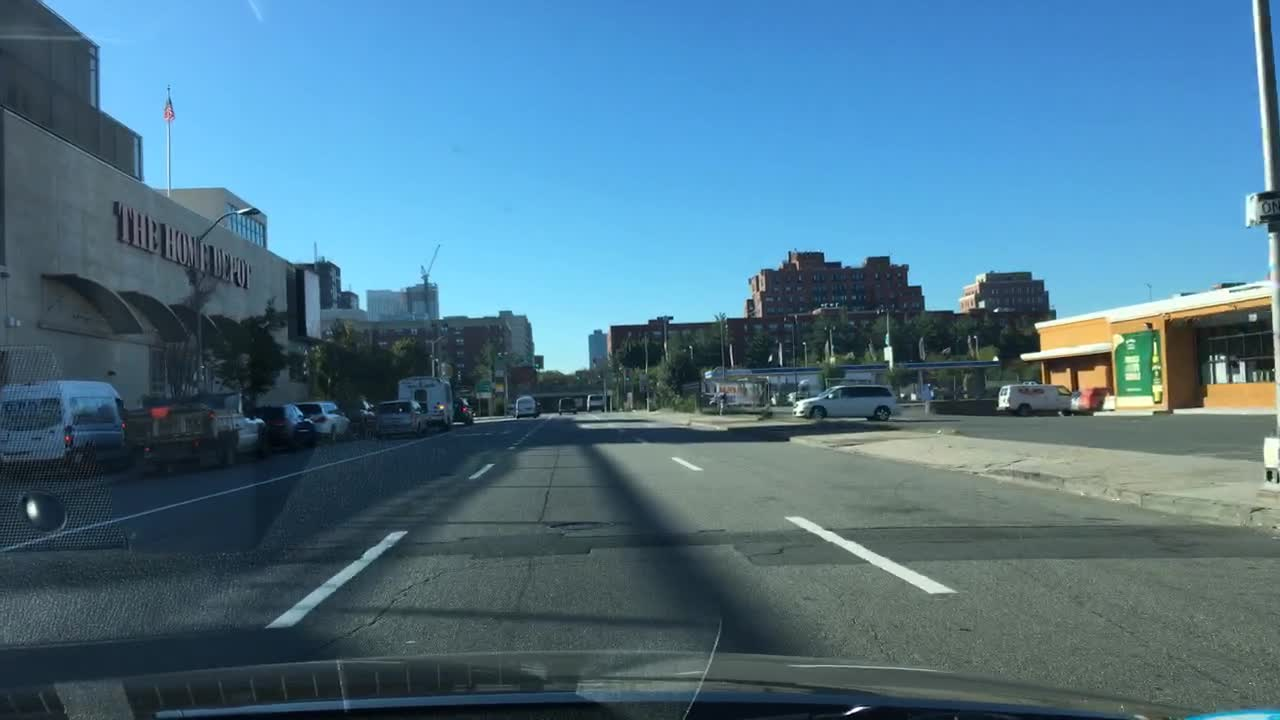
#> input picture dataset/images/adverse/adverse_01.jpg, 1280 x 720 px; its folder holds only this picture in this run
$ python generate_preprocessing_assets.py
#> lines starting #> are read from the running program, lines starting #| are printed output that depends on the picture; after the words box and inside, x2 and y2 are one past the last pixel; in counts of white or black regions, pixels touching at a corner belong together
### preprocessing.py
"""Tien xu ly anh dau vao cho pipeline phat hien bien duong.

Day la bien the de xuat cua pipeline Belhadri et al. (2026): thay buoc chuyen
thang sang grayscale bang RGB -> HSV -> loc mau vach trang/vang. Module chi
phu thuoc NumPy va Pillow de co the chay ca tren may local va Google Colab.
Anh dau ra ``canny_input`` la anh xam uint8 da loc mau va lam mo Gaussian.
Module dung tai day va khong thuc hien Canny, ROI hay Hough.
"""

from __future__ import annotations

import argparse
import json
from dataclasses import asdict, dataclass
from pathlib import Path
from typing import Iterable

import numpy as np
from PIL import Image, ImageFilter, ImageOps


SUPPORTED_EXTENSIONS = {".jpg", ".jpeg", ".png", ".bmp", ".webp"}


@dataclass(frozen=True)
class PreprocessConfig:
    """Cau hinh mac dinh da dong bo voi quy uoc HSV cua OpenCV."""

    target_width: int = 960
    target_height: int = 540
    white_saturation_max: int = 80
    white_value_min: int = 170
    yellow_hue_min: int = 15
    yellow_hue_max: int = 40
    yellow_saturation_min: int = 70
    yellow_value_min: int = 90
    gaussian_radius: float = 1.2

    def __post_init__(self) -> None:
        if self.target_width <= 0 or self.target_height <= 0:
            raise ValueError("Kich thuoc dau ra phai lon hon 0")
        if not 0 <= self.white_saturation_max <= 255:
            raise ValueError("white_saturation_max phai nam trong [0, 255]")
        if not 0 <= self.white_value_min <= 255:
            raise ValueError("white_value_min phai nam trong [0, 255]")
        if not 0 <= self.yellow_hue_min <= self.yellow_hue_max <= 179:
            raise ValueError("Nguong H mau vang phai nam trong [0, 179]")
        if not 0 <= self.yellow_saturation_min <= 255:
            raise ValueError("yellow_saturation_min phai nam trong [0, 255]")
        if not 0 <= self.yellow_value_min <= 255:
            raise ValueError("yellow_value_min phai nam trong [0, 255]")
        if self.gaussian_radius < 0:
            raise ValueError("gaussian_radius khong duoc am")


@dataclass(frozen=True)
class PreprocessResult:
    resized_rgb: np.ndarray
    hsv: np.ndarray
    color_mask: np.ndarray
    color_filtered_rgb: np.ndarray
    gaussian_rgb: np.ndarray
    canny_input: np.ndarray


def _validate_rgb(rgb: np.ndarray) -> np.ndarray:
    array = np.asarray(rgb)
    if array.ndim != 3 or array.shape[2] != 3:
        raise ValueError("Anh dau vao phai co dang H x W x 3")
    if array.dtype != np.uint8:
        if np.issubdtype(array.dtype, np.floating) and array.size:
            if float(array.min()) >= 0.0 and float(array.max()) <= 1.0:
                array = np.rint(array * 255.0)
        array = np.clip(array, 0, 255).astype(np.uint8)
    return array


def resize_rgb(rgb: np.ndarray, width: int, height: int) -> np.ndarray:
    """Resize ve kich thuoc co dinh bang Lanczos."""

    image = Image.fromarray(_validate_rgb(rgb), mode="RGB")
    return np.asarray(image.resize((width, height), Image.Resampling.LANCZOS))


def rgb_to_hsv_opencv(rgb: np.ndarray) -> np.ndarray:
    """Chuyen RGB sang HSV voi H in [0,179], S,V in [0,255]."""

    source = _validate_rgb(rgb).astype(np.float32) / 255.0
    red, green, blue = source[..., 0], source[..., 1], source[..., 2]
    maximum = source.max(axis=2)
    minimum = source.min(axis=2)
    delta = maximum - minimum

    hue_degrees = np.zeros_like(maximum)
    non_gray = delta > 1e-7
    red_max = non_gray & (maximum == red)
    green_max = non_gray & (maximum == green)
    blue_max = non_gray & (maximum == blue)
    hue_degrees[red_max] = (60.0 * ((green[red_max] - blue[red_max]) / delta[red_max])) % 360.0
    hue_degrees[green_max] = 60.0 * ((blue[green_max] - red[green_max]) / delta[green_max] + 2.0)
    hue_degrees[blue_max] = 60.0 * ((red[blue_max] - green[blue_max]) / delta[blue_max] + 4.0)

    saturation = np.zeros_like(maximum)
    non_black = maximum > 1e-7
    saturation[non_black] = delta[non_black] / maximum[non_black]

    hue = np.clip(np.rint(hue_degrees / 2.0), 0, 179).astype(np.uint8)
    sat = np.clip(np.rint(saturation * 255.0), 0, 255).astype(np.uint8)
    value = np.clip(np.rint(maximum * 255.0), 0, 255).astype(np.uint8)
    return np.stack((hue, sat, value), axis=2)


def lane_marking_mask(
    hsv: np.ndarray,
    white_saturation_max: int = 80,
    white_value_min: int = 170,
    yellow_hue_min: int = 15,
    yellow_hue_max: int = 40,
    yellow_saturation_min: int = 70,
    yellow_value_min: int = 90,
) -> np.ndarray:
    """Tao mat na ket hop vach trang va vach vang trong khong gian HSV."""

    array = np.asarray(hsv)
    if array.ndim != 3 or array.shape[2] != 3:
        raise ValueError("Anh HSV phai co dang H x W x 3")
    hue = array[..., 0]
    saturation = array[..., 1]
    value = array[..., 2]
    white = (saturation <= white_saturation_max) & (value >= white_value_min)
    yellow = (
        (hue >= yellow_hue_min)
        & (hue <= yellow_hue_max)
        & (saturation >= yellow_saturation_min)
        & (value >= yellow_value_min)
    )
    selected = white | yellow
    return np.where(selected, 255, 0).astype(np.uint8)


def apply_binary_mask(rgb: np.ndarray, mask: np.ndarray) -> np.ndarray:
    source = _validate_rgb(rgb)
    if mask.shape != source.shape[:2]:
        raise ValueError("Mask va anh phai cung kich thuoc")
    return np.where(mask[..., None] > 0, source, 0).astype(np.uint8)


def gaussian_blur_rgb(rgb: np.ndarray, radius: float) -> np.ndarray:
    image = Image.fromarray(_validate_rgb(rgb), mode="RGB")
    return np.asarray(image.filter(ImageFilter.GaussianBlur(radius=radius)))


def rgb_to_gray(rgb: np.ndarray) -> np.ndarray:
    source = _validate_rgb(rgb).astype(np.float32)
    gray = 0.299 * source[..., 0] + 0.587 * source[..., 1] + 0.114 * source[..., 2]
    return np.clip(np.rint(gray), 0, 255).astype(np.uint8)


def preprocess_rgb(rgb: np.ndarray, config: PreprocessConfig | None = None) -> PreprocessResult:
    """Chay toan bo tien xu ly va tra ve cac buoc trung gian."""

    cfg = config or PreprocessConfig()
    resized = resize_rgb(rgb, cfg.target_width, cfg.target_height)
    hsv = rgb_to_hsv_opencv(resized)
    color_mask = lane_marking_mask(
        hsv,
        cfg.white_saturation_max,
        cfg.white_value_min,
        cfg.yellow_hue_min,
        cfg.yellow_hue_max,
        cfg.yellow_saturation_min,
        cfg.yellow_value_min,
    )
    filtered = apply_binary_mask(resized, color_mask)
    gaussian = gaussian_blur_rgb(filtered, cfg.gaussian_radius)
    canny_input = rgb_to_gray(gaussian)
    return PreprocessResult(resized, hsv, color_mask, filtered, gaussian, canny_input)


# [8 lines left out: function iter_image_files, not called in this run]


def _save_array(path: Path, array: np.ndarray) -> None:
    path.parent.mkdir(parents=True, exist_ok=True)
    Image.fromarray(array).save(path)


# [83 lines left out: functions process_dataset, _build_parser, main, not called in this run]


# [2 lines that do not run on import are left out]

### scripts/generate_preprocessing_assets.py
"""Sinh hinh minh hoa va thong ke cho bao cao Phan 2."""

from __future__ import annotations

import csv
import json
import sys
from dataclasses import asdict
from pathlib import Path

import numpy as np
from PIL import Image, ImageDraw, ImageFont

ROOT = Path(__file__).resolve().parents[1]
sys.path.insert(0, str(ROOT))

from preprocessing import PreprocessConfig, preprocess_rgb, rgb_to_gray


DATASET = ROOT / "dataset"
OUTPUT = ROOT / "outputs" / "preprocessing_figures"
SAMPLES = [
    ("normal", "normal_12", "Normal"),
    ("curved", "curved_09", "Curved"),
    ("adverse", "adverse_03", "Adverse"),
]
CONFIG = PreprocessConfig()


# [50 lines left out: functions load_font, to_rgb, hsv_visualization, make_grid, not called in this run]


def high_frequency_energy(gray: np.ndarray) -> float:
    source = gray.astype(np.float32)
    horizontal = np.abs(np.diff(source, axis=1)).mean()
    vertical = np.abs(np.diff(source, axis=0)).mean()
    return float((horizontal + vertical) / 2.0)


def split_lane_masks(hsv: np.ndarray) -> tuple[np.ndarray, np.ndarray]:
    hue, saturation, value = hsv[..., 0], hsv[..., 1], hsv[..., 2]
    white = (saturation <= CONFIG.white_saturation_max) & (value >= CONFIG.white_value_min)
    yellow = (
        (hue >= CONFIG.yellow_hue_min)
        & (hue <= CONFIG.yellow_hue_max)
        & (saturation >= CONFIG.yellow_saturation_min)
        & (value >= CONFIG.yellow_value_min)
    )
    return white, yellow


def evaluate_mask(hsv: np.ndarray, color_mask: np.ndarray) -> dict[str, float]:
    white, yellow = split_lane_masks(hsv)
    return {
        "retained_pixel_ratio": float((color_mask > 0).mean()),
        "white_pixel_ratio": float(white.mean()),
        "yellow_pixel_ratio": float(yellow.mean()),
    }


# [4 lines left out: function load_sample, not called in this run]


def build_figures(sample_results: list[tuple[str, str, str, np.ndarray, np.ndarray, object]]) -> None:
    group, stem, label, original, _, result = sample_results[0]
    figure_one_panels = [
        (to_rgb(original), "A  Ảnh gốc 1280 x 720"),
        (to_rgb(result.resized_rgb), "B  Resize 960 x 540"),
        (to_rgb(hsv_visualization(result.hsv)), "C  Biểu diễn ảnh trong HSV"),
        (to_rgb(result.color_mask), "D  Mặt nạ vạch trắng và vàng"),
        (to_rgb(result.color_filtered_rgb), "E  Ảnh sau lọc màu vạch làn"),
        (to_rgb(result.canny_input), "F  Gaussian và grayscale cho Canny"),
    ]
    make_grid(
        figure_one_panels,
        columns=3,
        panel_size=(640, 360),
        title=f"Quy trình tiền xử lý đề xuất trên mẫu {stem}",
    ).save(OUTPUT / "figure_1_pipeline_normal_12.png", quality=95)

    before_after = []
    gaussian_compare = []
    for group, stem, label, original, _, result in sample_results:
        before_after.extend(
            [
                (to_rgb(original), f"{label}  Trước lọc màu"),
                (to_rgb(result.color_filtered_rgb), f"{label}  Sau lọc màu"),
            ]
        )
        gaussian_compare.extend(
            [
                (to_rgb(result.color_filtered_rgb), f"{label}  Trước Gaussian"),
                (to_rgb(result.gaussian_rgb), f"{label}  Sau Gaussian"),
            ]
        )
    make_grid(
        before_after,
        columns=2,
        panel_size=(720, 405),
        title="So sánh trước và sau lọc màu vạch làn trên ba điều kiện",
    ).save(OUTPUT / "figure_2_before_after_color_filter.png", quality=95)
    make_grid(
        gaussian_compare,
        columns=2,
        panel_size=(720, 405),
        title="So sánh trước và sau làm mờ Gaussian",
    ).save(OUTPUT / "figure_3_before_after_gaussian.png", quality=95)

    hsv_result = sample_results[0][-1]
    white, yellow = split_lane_masks(hsv_result.hsv)
    hsv_panels = [
        (to_rgb(np.rint(hsv_result.hsv[..., 0].astype(np.float32) * 255.0 / 179.0).astype(np.uint8)), "A  Kênh H sắc độ"),
        (to_rgb(hsv_result.hsv[..., 1]), "B  Kênh S độ bão hòa"),
        (to_rgb(hsv_result.hsv[..., 2]), "C  Kênh V độ sáng"),
        (to_rgb(np.where(white, 255, 0).astype(np.uint8)), "D  Mặt nạ vạch trắng"),
        (to_rgb(np.where(yellow, 255, 0).astype(np.uint8)), "E  Mặt nạ vạch vàng"),
        (to_rgb(hsv_result.color_mask), "F  Mặt nạ kết hợp"),
    ]
    make_grid(
        hsv_panels,
        columns=3,
        panel_size=(640, 360),
        title="Các kênh HSV và mặt nạ màu trên mẫu normal_12",
    ).save(OUTPUT / "figure_4_hsv_channels_and_masks.png", quality=95)


def main() -> None:
    OUTPUT.mkdir(parents=True, exist_ok=True)
    sample_results = []
    rows = []
    group_values: dict[str, list[dict[str, float]]] = {"normal": [], "curved": [], "adverse": []}

    for group_dir in sorted((DATASET / "images").iterdir()):
        if not group_dir.is_dir() or group_dir.name not in group_values:
            continue
        for image_path in sorted(group_dir.glob("*.jpg")):
            stem = image_path.stem
            with Image.open(image_path) as image:
#> image is the input picture: PIL image 1280x720 RGB; mean R, G, B 78.1, 117, 138.1
                rgb = np.asarray(image.convert("RGB"))
            result = preprocess_rgb(rgb, CONFIG)
#> in rgb_to_hsv_opencv, `delta = maximum - minimum`:
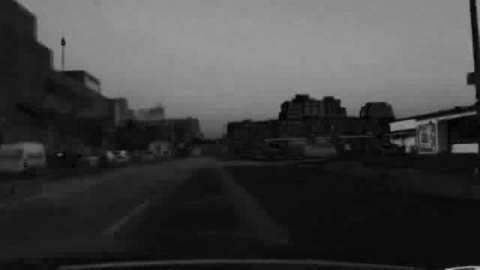
#> delta: shape (540, 960) float32 (shown at 1/2 size); min 0, max 0.737, mean 0.254
#> in rgb_to_hsv_opencv, `non_gray = delta > 1e-7`:
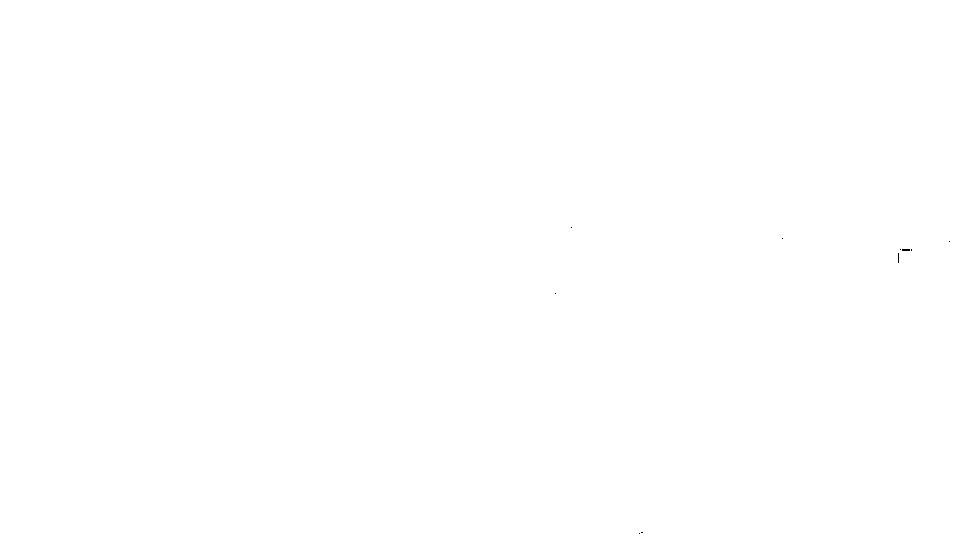
#> non_gray: shape (540, 960) bool; 100% white; black in thin lines or dots, all inside (x1, y1, x2, y2) = (555, 227, 950, 534)
#> in rgb_to_hsv_opencv, `hue_degrees[blue_max] = 60.0 * ((red[blue_max] - green[blue_max]) / de..`:
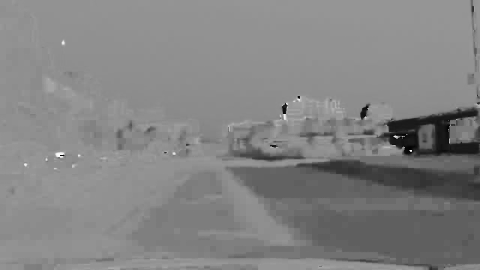
#> hue_degrees: shape (540, 960) float32 (shown at 1/2 size); min 0, max 359.2, mean 185.1; drawn with min black and max white
#> in rgb_to_hsv_opencv, `saturation[non_black] = delta[non_black] / maximum[non_black]`:
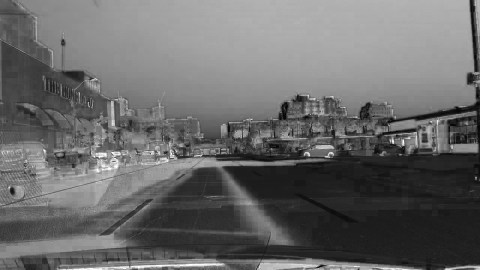
#> saturation: shape (540, 960) float32 (shown at 1/2 size); min 0, max 1, mean 0.414
#> in rgb_to_hsv_opencv, `hue = np.clip(np.rint(hue_degrees / 2.0), 0, 179).astype(np.uint8)`:
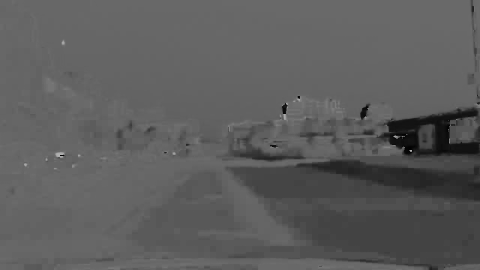
#> hue: shape (540, 960) (shown at 1/2 size); min 0, max 179, mean 92.5
#> in rgb_to_hsv_opencv, `return np.stack((hue, sat, value), axis=2)`:
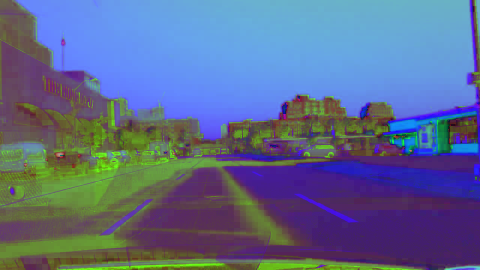
#> returned value: shape (540, 960, 3) (shown at 1/2 size); mean of channels 0, 1, 2 92.5, 105.6, 141.5; drawn as R, G, B
#> in rgb_to_gray, `gray = 0.299 * source[..., 0] + 0.587 * source[..., 1] + 0.114 * sourc..`:
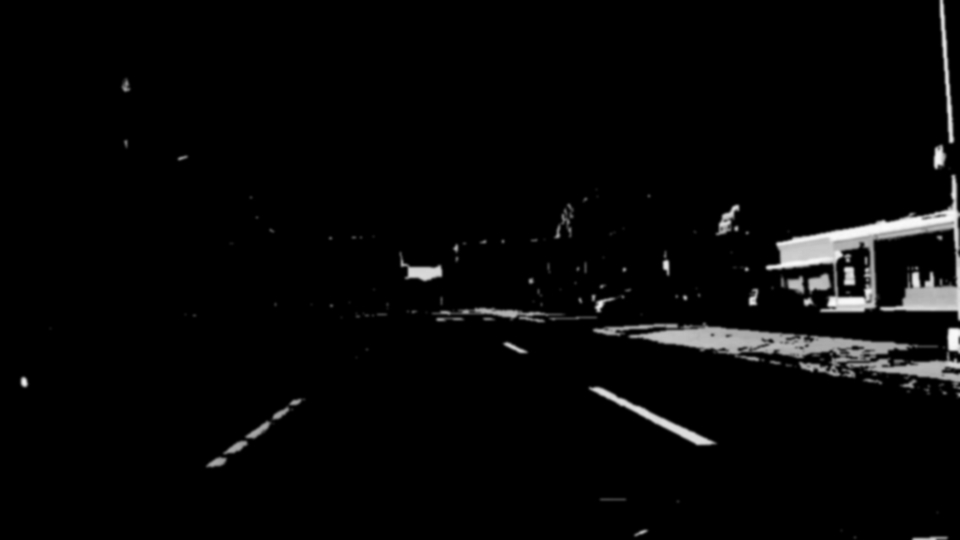
#> gray: shape (540, 960) float32; min 0, max 250.4, mean 7.4
            metrics = evaluate_mask(result.hsv, result.color_mask)
#> metrics = {'retained_pixel_ratio': 0.0387, 'white_pixel_ratio': 0.0308, 'yellow_pixel_ratio': 0.00822}
            before_energy = high_frequency_energy(rgb_to_gray(result.color_filtered_rgb))
#> in high_frequency_energy, `horizontal = np.abs(np.diff(source, axis=1)).mean()`: horizontal = 1.36
#> in high_frequency_energy, `vertical = np.abs(np.diff(source, axis=0)).mean()`: vertical = 2.12
#> before_energy = 1.74
            after_energy = high_frequency_energy(result.canny_input)
#> after_energy = 1.09
            metrics.update(
                {
                    "high_frequency_before": before_energy,
                    "high_frequency_after": after_energy,
                    "high_frequency_reduction": 1.0 - after_energy / max(before_energy, 1e-9),
                }
            )
            group_values[group_dir.name].append(metrics)
            if any(group_dir.name == group and stem == expected for group, expected, _ in SAMPLES):
                label = next(label for group, expected, label in SAMPLES if group == group_dir.name and expected == stem)
                sample_results.append((group_dir.name, stem, label, rgb, None, result))
                rows.append({"group": group_dir.name, "image": stem, **metrics})

    sample_order = {stem: index for index, (_, stem, _) in enumerate(SAMPLES)}
    sample_results.sort(key=lambda item: sample_order[item[1]])
    rows.sort(key=lambda item: sample_order[item["image"]])
    build_figures(sample_results)

    group_summary = {}
    for group, values in group_values.items():
        group_summary[group] = {
            key: float(np.mean([entry[key] for entry in values]))
            for key in values[0]
        }
        group_summary[group]["count"] = len(values)

    statistics = {
        "config": asdict(CONFIG),
        "base_paper": "Belhadri et al. (2026), Lane Boundary Detection in Dynamic Environments",
        "proposed_variant": "Replace direct RGB-to-grayscale conversion with RGB-to-HSV white/yellow lane-color filtering before Gaussian and Canny.",
        "dataset_label_warning": "Existing ground truth labels drivable road area, not lane markings; it is not used to score lane-boundary accuracy here.",
        "interpretation": {
            "retained_pixel_ratio": "Tỷ lệ pixel trắng/vàng được giữ trên toàn ảnh.",
            "white_pixel_ratio": "Tỷ lệ pixel thỏa ngưỡng vạch trắng.",
            "yellow_pixel_ratio": "Tỷ lệ pixel thỏa ngưỡng vạch vàng.",
            "high_frequency_reduction": "Mức giảm biến thiên cục bộ sau Gaussian.",
        },
        "representative_samples": rows,
        "group_mean": group_summary,
    }
    (OUTPUT / "preprocessing_statistics.json").write_text(
        json.dumps(statistics, ensure_ascii=False, indent=2),
        encoding="utf-8",
    )
    with (OUTPUT / "preprocessing_statistics.csv").open("w", newline="", encoding="utf-8-sig") as stream:
        writer = csv.DictWriter(stream, fieldnames=list(rows[0].keys()))
        writer.writeheader()
        writer.writerows(rows)

    print(f"Da tao {len(list(OUTPUT.glob('figure_*.png')))} hinh va thong ke tai {OUTPUT}")


if __name__ == "__main__":
#> (the run stopped early here; a loop or call above may not have finished)
